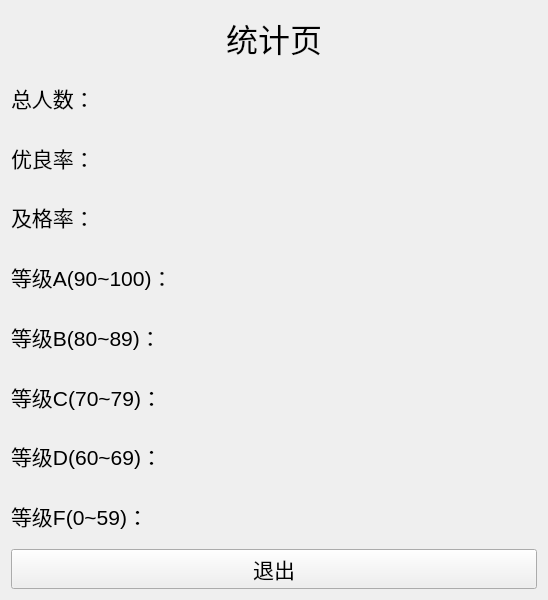
<?xml version="1.0" encoding="UTF-8"?>
<ui version="4.0">
 <class>statistic_page</class>
 <widget class="QWidget" name="statistic_page">
  <property name="geometry">
   <rect>
    <x>0</x>
    <y>0</y>
    <width>548</width>
    <height>600</height>
   </rect>
  </property>
  <property name="minimumSize">
   <size>
    <width>548</width>
    <height>600</height>
   </size>
  </property>
  <property name="maximumSize">
   <size>
    <width>548</width>
    <height>600</height>
   </size>
  </property>
  <property name="windowTitle">
   <string>Form</string>
  </property>
  <layout class="QVBoxLayout" name="verticalLayout">
   <item>
    <widget class="QLabel" name="headline">
     <property name="font">
      <font>
       <pointsize>24</pointsize>
      </font>
     </property>
     <property name="midLineWidth">
      <number>-1</number>
     </property>
     <property name="text">
      <string>统计页</string>
     </property>
     <property name="alignment">
      <set>Qt::AlignmentFlag::AlignCenter</set>
     </property>
    </widget>
   </item>
   <item>
    <widget class="QLabel" name="sum">
     <property name="font">
      <font>
       <pointsize>16</pointsize>
      </font>
     </property>
     <property name="text">
      <string>总人数：</string>
     </property>
    </widget>
   </item>
   <item>
    <widget class="QLabel" name="EX">
     <property name="font">
      <font>
       <pointsize>16</pointsize>
      </font>
     </property>
     <property name="text">
      <string>优良率：</string>
     </property>
    </widget>
   </item>
   <item>
    <widget class="QLabel" name="pass">
     <property name="font">
      <font>
       <pointsize>16</pointsize>
      </font>
     </property>
     <property name="text">
      <string>及格率：</string>
     </property>
    </widget>
   </item>
   <item>
    <widget class="QLabel" name="A">
     <property name="font">
      <font>
       <pointsize>16</pointsize>
      </font>
     </property>
     <property name="text">
      <string>等级A(90~100)：</string>
     </property>
    </widget>
   </item>
   <item>
    <widget class="QLabel" name="B">
     <property name="font">
      <font>
       <pointsize>16</pointsize>
      </font>
     </property>
     <property name="text">
      <string>等级B(80~89)：</string>
     </property>
    </widget>
   </item>
   <item>
    <widget class="QLabel" name="C">
     <property name="font">
      <font>
       <pointsize>16</pointsize>
      </font>
     </property>
     <property name="text">
      <string>等级C(70~79)：</string>
     </property>
    </widget>
   </item>
   <item>
    <widget class="QLabel" name="D">
     <property name="font">
      <font>
       <pointsize>16</pointsize>
      </font>
     </property>
     <property name="text">
      <string>等级D(60~69)：</string>
     </property>
    </widget>
   </item>
   <item>
    <widget class="QLabel" name="F">
     <property name="font">
      <font>
       <pointsize>16</pointsize>
      </font>
     </property>
     <property name="text">
      <string>等级F(0~59)：</string>
     </property>
    </widget>
   </item>
   <item>
    <widget class="QPushButton" name="exit">
     <property name="font">
      <font>
       <pointsize>16</pointsize>
      </font>
     </property>
     <property name="text">
      <string>退出</string>
     </property>
    </widget>
   </item>
  </layout>
 </widget>
 <resources/>
 <connections>
  <connection>
   <sender>exit</sender>
   <signal>clicked()</signal>
   <receiver>statistic_page</receiver>
   <slot>close()</slot>
   <hints>
    <hint type="sourcelabel">
     <x>526</x>
     <y>377</y>
    </hint>
    <hint type="destinationlabel">
     <x>548</x>
     <y>355</y>
    </hint>
   </hints>
  </connection>
 </connections>
</ui>
